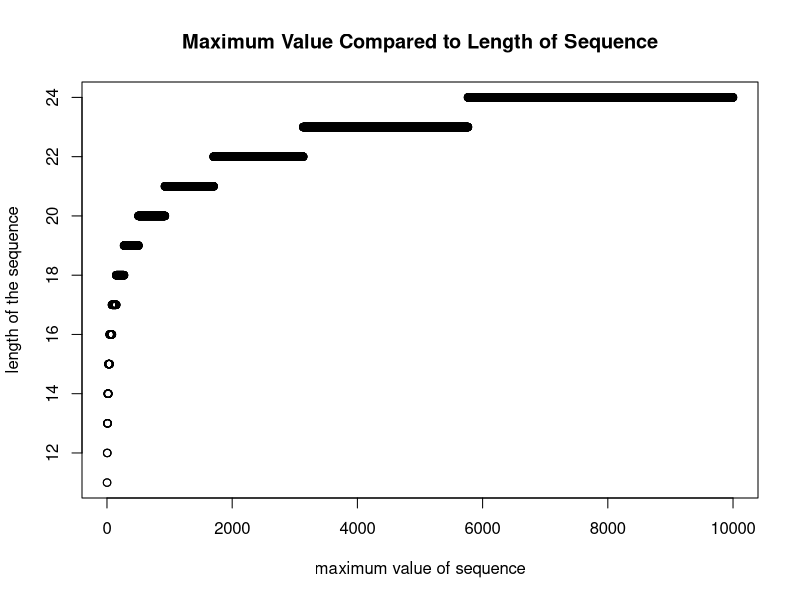

Reproduce this figure in R.
#####
## 
##  Midterm - Take Home
##  Olivia Bickford
##  May 1, 2022
## 
##  For this midterm assignment there is a function that represents
##   the Tribonacci sequence. In part 1 there is a function with 5 
##   parameters. You input three starting values and a minimum and a 
##   maximum. From here the function will preform the sequence by adding
##   up the first three terms and you get the next. It continues to take
##   the previous three numbers to get the next in the sequence. To keep it within
##   the min and max values, the nth value is restricted to be inbetween the set
##   min and max values. The result is the sequence with the starting values and 
##   restricted to the minimum and the maximum. Below, it gives the sequence length. 
##
##  In part 2, by setting the max to values 2-10000, there were the sequences were  
##   generated for three set values (1,-3,2) and the sequence lengths as well. With
##   these lengths, they were graphed in order to look at the distribution and what
##   the graph looked like. The plot uses the maximum value of the sequence and the
##   and the length of the sequence. 
##
##

######
## Code sequence for part 1
######

Tribonacci <- function(a1=0,a2=0,a3=1,min=0,max=30){
  a4 <- a1 + a2 + a3
  resultVector <- c(a1,a2,a3)
  while((a4 >= min)&(a4 <= max)){ ##restricting the sequence to in between the set min and max
    resultVector <- c(resultVector,a4)
    a1 <- a2
    a2 <- a3
    a3 <- a4
    a4 <- a1 + a2 + a3
  }

  print(resultVector)
  
  print(length(resultVector))
}

Tribonacci()
Tribonacci(a1=1,a2=-3,a3=2,min=-3,max=44)
Tribonacci(a1=0,a2=-4,a3=2,min=-60,max=30)

#######
## Part 2 Code
#######

Tribonacci_max_values <- function(a1,a2,a3,max){
  a4 <- a1 + a2 + a3
  resultVector <- c(a1,a2,a3)
  while(a4 <= max){ ##restricting the sequence to in between the set min and max
    resultVector <- c(resultVector,a4)
    a1 <- a2
    a2 <- a3
    a3 <- a4
    a4 <- a1 + a2 + a3
  }
  length(resultVector)
}

graph_trib <- c()
for(i in 2:10000) {
  graph_trib <- c(graph_trib, Tribonacci_max_values(1,-3,2,i))
}
plot(graph_trib, main = "Maximum Value Compared to Length of Sequence",
     xlab= "maximum value of sequence", ylab= "length of the sequence")

## This graph has the shape of an exponential function, however it is broken up
##   into pieces and each step gets longer and longer as the maximum value gets 
##   higher. 

## Source on how to use the plot function:
##   https://www.datamentor.io/r-programming/plot-function/









